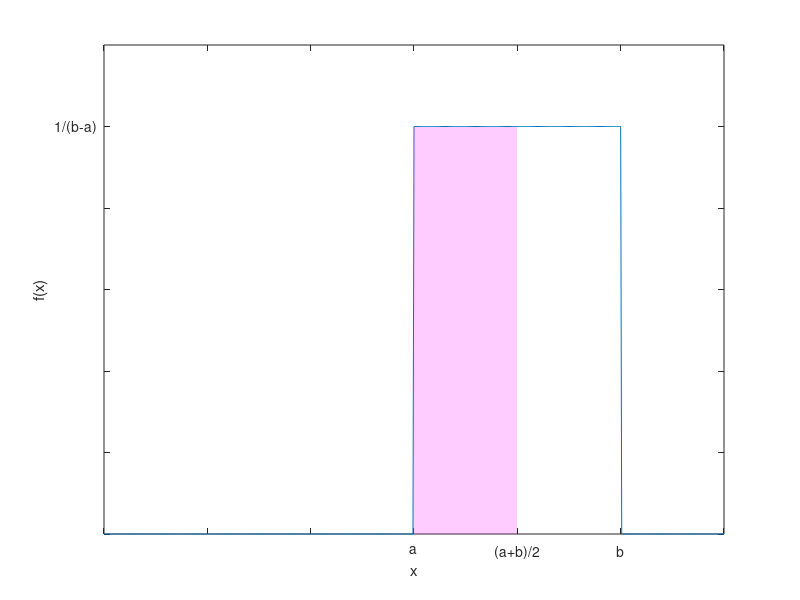

Write MATLAB code to recreate this figure.
x=-1:0.01:5;
y=(x>=2&x<=4)/2;
plot(x,y)
hold on
idx=x<=3;
xi=x(idx); yi=y(idx);
fill([xi xi(end) xi(1)],[y(idx) 0 0],'m','facealpha',.2,'edgecolor','none')
axis([-1,5,0,0.6]);
set(gca,'xTicklabel',{'' '' '' 'a' '(a+b)/2' 'b'})
set(gca,'yTicklabel',{'' '' '' '' '' '1/(b-a)'})
xlabel('x');
ylabel('f(x)');
hold off